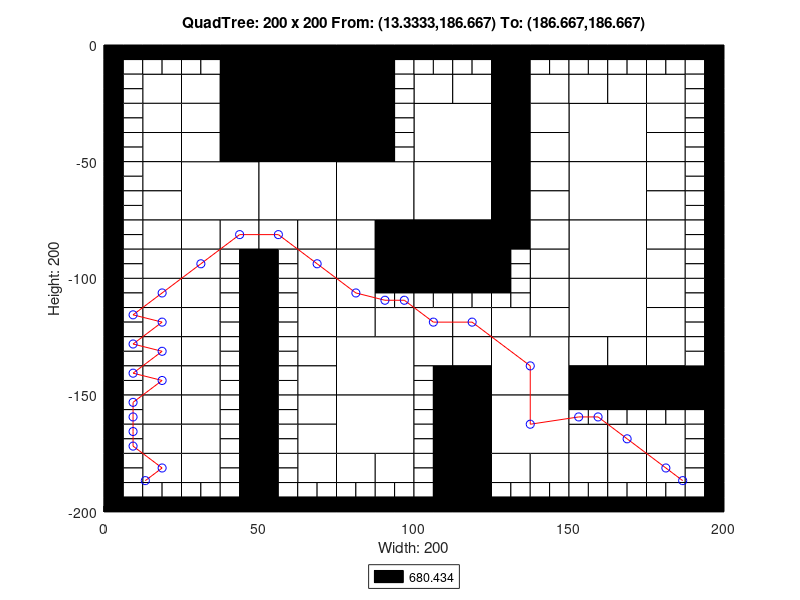

Here is the MATLAB script that generated this plot:
axis([0 200 -200 0]);
title('QuadTree: 200 x 200 From: (13.3333,186.667) To: (186.667,186.667)');
xlabel('Width: 200');
ylabel('Height: 200');
rectangle('Position',[50 -25 25 25], 'FaceColor',[0 0 0]);
rectangle('Position',[50 -50 25 25], 'FaceColor',[0 0 0]);
rectangle('Position',[25 -75 25 25], 'FaceColor',[1 1 1]);
rectangle('Position',[50 -75 25 25], 'FaceColor',[1 1 1]);
rectangle('Position',[75 -75 25 25], 'FaceColor',[1 1 1]);
rectangle('Position',[100 -50 25 25], 'FaceColor',[1 1 1]);
rectangle('Position',[150 -50 25 25], 'FaceColor',[1 1 1]);
rectangle('Position',[100 -75 25 25], 'FaceColor',[1 1 1]);
rectangle('Position',[100 -100 25 25], 'FaceColor',[0 0 0]);
rectangle('Position',[150 -75 25 25], 'FaceColor',[1 1 1]);
rectangle('Position',[150 -100 25 25], 'FaceColor',[1 1 1]);
rectangle('Position',[75 -150 25 25], 'FaceColor',[1 1 1]);
rectangle('Position',[75 -175 25 25], 'FaceColor',[1 1 1]);
rectangle('Position',[125 -150 25 25], 'FaceColor',[1 1 1]);
rectangle('Position',[150 -125 25 25], 'FaceColor',[1 1 1]);
rectangle('Position',[125 -175 25 25], 'FaceColor',[1 1 1]);
rectangle('Position',[12.5 -25 12.5 12.5], 'FaceColor',[1 1 1]);
rectangle('Position',[37.5 -12.5 12.5 12.5], 'FaceColor',[0 0 0]);
rectangle('Position',[25 -25 12.5 12.5], 'FaceColor',[1 1 1]);
rectangle('Position',[37.5 -25 12.5 12.5], 'FaceColor',[0 0 0]);
rectangle('Position',[12.5 -37.5 12.5 12.5], 'FaceColor',[1 1 1]);
rectangle('Position',[12.5 -50 12.5 12.5], 'FaceColor',[1 1 1]);
rectangle('Position',[25 -37.5 12.5 12.5], 'FaceColor',[1 1 1]);
rectangle('Position',[37.5 -37.5 12.5 12.5], 'FaceColor',[0 0 0]);
rectangle('Position',[25 -50 12.5 12.5], 'FaceColor',[1 1 1]);
rectangle('Position',[37.5 -50 12.5 12.5], 'FaceColor',[0 0 0]);
rectangle('Position',[75 -12.5 12.5 12.5], 'FaceColor',[0 0 0]);
rectangle('Position',[75 -25 12.5 12.5], 'FaceColor',[0 0 0]);
rectangle('Position',[75 -37.5 12.5 12.5], 'FaceColor',[0 0 0]);
rectangle('Position',[75 -50 12.5 12.5], 'FaceColor',[0 0 0]);
rectangle('Position',[12.5 -62.5 12.5 12.5], 'FaceColor',[1 1 1]);
rectangle('Position',[12.5 -75 12.5 12.5], 'FaceColor',[1 1 1]);
rectangle('Position',[12.5 -87.5 12.5 12.5], 'FaceColor',[1 1 1]);
rectangle('Position',[12.5 -100 12.5 12.5], 'FaceColor',[1 1 1]);
rectangle('Position',[25 -87.5 12.5 12.5], 'FaceColor',[1 1 1]);
rectangle('Position',[37.5 -87.5 12.5 12.5], 'FaceColor',[1 1 1]);
rectangle('Position',[25 -100 12.5 12.5], 'FaceColor',[1 1 1]);
rectangle('Position',[50 -87.5 12.5 12.5], 'FaceColor',[1 1 1]);
rectangle('Position',[62.5 -87.5 12.5 12.5], 'FaceColor',[1 1 1]);
rectangle('Position',[62.5 -100 12.5 12.5], 'FaceColor',[1 1 1]);
rectangle('Position',[75 -87.5 12.5 12.5], 'FaceColor',[1 1 1]);
rectangle('Position',[87.5 -87.5 12.5 12.5], 'FaceColor',[0 0 0]);
rectangle('Position',[75 -100 12.5 12.5], 'FaceColor',[1 1 1]);
rectangle('Position',[87.5 -100 12.5 12.5], 'FaceColor',[0 0 0]);
rectangle('Position',[100 -25 12.5 12.5], 'FaceColor',[1 1 1]);
rectangle('Position',[112.5 -25 12.5 12.5], 'FaceColor',[1 1 1]);
rectangle('Position',[125 -12.5 12.5 12.5], 'FaceColor',[0 0 0]);
rectangle('Position',[125 -25 12.5 12.5], 'FaceColor',[0 0 0]);
rectangle('Position',[137.5 -25 12.5 12.5], 'FaceColor',[1 1 1]);
rectangle('Position',[125 -37.5 12.5 12.5], 'FaceColor',[0 0 0]);
rectangle('Position',[137.5 -37.5 12.5 12.5], 'FaceColor',[1 1 1]);
rectangle('Position',[125 -50 12.5 12.5], 'FaceColor',[0 0 0]);
rectangle('Position',[137.5 -50 12.5 12.5], 'FaceColor',[1 1 1]);
rectangle('Position',[150 -25 12.5 12.5], 'FaceColor',[1 1 1]);
rectangle('Position',[162.5 -25 12.5 12.5], 'FaceColor',[1 1 1]);
rectangle('Position',[175 -25 12.5 12.5], 'FaceColor',[1 1 1]);
rectangle('Position',[175 -37.5 12.5 12.5], 'FaceColor',[1 1 1]);
rectangle('Position',[175 -50 12.5 12.5], 'FaceColor',[1 1 1]);
rectangle('Position',[125 -62.5 12.5 12.5], 'FaceColor',[0 0 0]);
rectangle('Position',[137.5 -62.5 12.5 12.5], 'FaceColor',[1 1 1]);
rectangle('Position',[125 -75 12.5 12.5], 'FaceColor',[0 0 0]);
rectangle('Position',[137.5 -75 12.5 12.5], 'FaceColor',[1 1 1]);
rectangle('Position',[125 -87.5 12.5 12.5], 'FaceColor',[0 0 0]);
rectangle('Position',[137.5 -87.5 12.5 12.5], 'FaceColor',[1 1 1]);
rectangle('Position',[137.5 -100 12.5 12.5], 'FaceColor',[1 1 1]);
rectangle('Position',[175 -62.5 12.5 12.5], 'FaceColor',[1 1 1]);
rectangle('Position',[175 -75 12.5 12.5], 'FaceColor',[1 1 1]);
rectangle('Position',[175 -87.5 12.5 12.5], 'FaceColor',[1 1 1]);
rectangle('Position',[175 -100 12.5 12.5], 'FaceColor',[1 1 1]);
rectangle('Position',[12.5 -112.5 12.5 12.5], 'FaceColor',[1 1 1]);
rectangle('Position',[12.5 -125 12.5 12.5], 'FaceColor',[1 1 1]);
rectangle('Position',[25 -112.5 12.5 12.5], 'FaceColor',[1 1 1]);
rectangle('Position',[25 -125 12.5 12.5], 'FaceColor',[1 1 1]);
rectangle('Position',[12.5 -137.5 12.5 12.5], 'FaceColor',[1 1 1]);
rectangle('Position',[12.5 -150 12.5 12.5], 'FaceColor',[1 1 1]);
rectangle('Position',[25 -137.5 12.5 12.5], 'FaceColor',[1 1 1]);
rectangle('Position',[25 -150 12.5 12.5], 'FaceColor',[1 1 1]);
rectangle('Position',[62.5 -112.5 12.5 12.5], 'FaceColor',[1 1 1]);
rectangle('Position',[62.5 -125 12.5 12.5], 'FaceColor',[1 1 1]);
rectangle('Position',[75 -112.5 12.5 12.5], 'FaceColor',[1 1 1]);
rectangle('Position',[75 -125 12.5 12.5], 'FaceColor',[1 1 1]);
rectangle('Position',[87.5 -125 12.5 12.5], 'FaceColor',[1 1 1]);
rectangle('Position',[62.5 -137.5 12.5 12.5], 'FaceColor',[1 1 1]);
rectangle('Position',[62.5 -150 12.5 12.5], 'FaceColor',[1 1 1]);
rectangle('Position',[12.5 -162.5 12.5 12.5], 'FaceColor',[1 1 1]);
rectangle('Position',[12.5 -175 12.5 12.5], 'FaceColor',[1 1 1]);
rectangle('Position',[25 -162.5 12.5 12.5], 'FaceColor',[1 1 1]);
rectangle('Position',[25 -175 12.5 12.5], 'FaceColor',[1 1 1]);
rectangle('Position',[12.5 -187.5 12.5 12.5], 'FaceColor',[1 1 1]);
rectangle('Position',[25 -187.5 12.5 12.5], 'FaceColor',[1 1 1]);
rectangle('Position',[62.5 -162.5 12.5 12.5], 'FaceColor',[1 1 1]);
rectangle('Position',[62.5 -175 12.5 12.5], 'FaceColor',[1 1 1]);
rectangle('Position',[62.5 -187.5 12.5 12.5], 'FaceColor',[1 1 1]);
rectangle('Position',[75 -187.5 12.5 12.5], 'FaceColor',[1 1 1]);
rectangle('Position',[87.5 -187.5 12.5 12.5], 'FaceColor',[1 1 1]);
rectangle('Position',[100 -125 12.5 12.5], 'FaceColor',[1 1 1]);
rectangle('Position',[112.5 -125 12.5 12.5], 'FaceColor',[1 1 1]);
rectangle('Position',[137.5 -112.5 12.5 12.5], 'FaceColor',[1 1 1]);
rectangle('Position',[125 -125 12.5 12.5], 'FaceColor',[1 1 1]);
rectangle('Position',[137.5 -125 12.5 12.5], 'FaceColor',[1 1 1]);
rectangle('Position',[100 -137.5 12.5 12.5], 'FaceColor',[1 1 1]);
rectangle('Position',[112.5 -137.5 12.5 12.5], 'FaceColor',[1 1 1]);
rectangle('Position',[112.5 -150 12.5 12.5], 'FaceColor',[0 0 0]);
rectangle('Position',[175 -112.5 12.5 12.5], 'FaceColor',[1 1 1]);
rectangle('Position',[175 -125 12.5 12.5], 'FaceColor',[1 1 1]);
rectangle('Position',[150 -137.5 12.5 12.5], 'FaceColor',[1 1 1]);
rectangle('Position',[162.5 -137.5 12.5 12.5], 'FaceColor',[1 1 1]);
rectangle('Position',[150 -150 12.5 12.5], 'FaceColor',[0 0 0]);
rectangle('Position',[162.5 -150 12.5 12.5], 'FaceColor',[0 0 0]);
rectangle('Position',[175 -137.5 12.5 12.5], 'FaceColor',[1 1 1]);
rectangle('Position',[175 -150 12.5 12.5], 'FaceColor',[0 0 0]);
rectangle('Position',[187.5 -150 12.5 12.5], 'FaceColor',[0 0 0]);
rectangle('Position',[112.5 -162.5 12.5 12.5], 'FaceColor',[0 0 0]);
rectangle('Position',[112.5 -175 12.5 12.5], 'FaceColor',[0 0 0]);
rectangle('Position',[112.5 -187.5 12.5 12.5], 'FaceColor',[0 0 0]);
rectangle('Position',[112.5 -200 12.5 12.5], 'FaceColor',[0 0 0]);
rectangle('Position',[125 -187.5 12.5 12.5], 'FaceColor',[1 1 1]);
rectangle('Position',[137.5 -187.5 12.5 12.5], 'FaceColor',[1 1 1]);
rectangle('Position',[150 -175 12.5 12.5], 'FaceColor',[1 1 1]);
rectangle('Position',[162.5 -175 12.5 12.5], 'FaceColor',[1 1 1]);
rectangle('Position',[175 -175 12.5 12.5], 'FaceColor',[1 1 1]);
rectangle('Position',[150 -187.5 12.5 12.5], 'FaceColor',[1 1 1]);
rectangle('Position',[162.5 -187.5 12.5 12.5], 'FaceColor',[1 1 1]);
rectangle('Position',[175 -187.5 12.5 12.5], 'FaceColor',[1 1 1]);
rectangle('Position',[0 -6.25 6.25 6.25], 'FaceColor',[0 0 0]);
rectangle('Position',[6.25 -6.25 6.25 6.25], 'FaceColor',[0 0 0]);
rectangle('Position',[0 -12.5 6.25 6.25], 'FaceColor',[0 0 0]);
rectangle('Position',[6.25 -12.5 6.25 6.25], 'FaceColor',[1 1 1]);
rectangle('Position',[12.5 -6.25 6.25 6.25], 'FaceColor',[0 0 0]);
rectangle('Position',[18.75 -6.25 6.25 6.25], 'FaceColor',[0 0 0]);
rectangle('Position',[12.5 -12.5 6.25 6.25], 'FaceColor',[1 1 1]);
rectangle('Position',[18.75 -12.5 6.25 6.25], 'FaceColor',[1 1 1]);
rectangle('Position',[0 -18.75 6.25 6.25], 'FaceColor',[0 0 0]);
rectangle('Position',[6.25 -18.75 6.25 6.25], 'FaceColor',[1 1 1]);
rectangle('Position',[0 -25 6.25 6.25], 'FaceColor',[0 0 0]);
rectangle('Position',[6.25 -25 6.25 6.25], 'FaceColor',[1 1 1]);
rectangle('Position',[25 -6.25 6.25 6.25], 'FaceColor',[0 0 0]);
rectangle('Position',[31.25 -6.25 6.25 6.25], 'FaceColor',[0 0 0]);
rectangle('Position',[25 -12.5 6.25 6.25], 'FaceColor',[1 1 1]);
rectangle('Position',[31.25 -12.5 6.25 6.25], 'FaceColor',[1 1 1]);
rectangle('Position',[0 -31.25 6.25 6.25], 'FaceColor',[0 0 0]);
rectangle('Position',[6.25 -31.25 6.25 6.25], 'FaceColor',[1 1 1]);
rectangle('Position',[0 -37.5 6.25 6.25], 'FaceColor',[0 0 0]);
rectangle('Position',[6.25 -37.5 6.25 6.25], 'FaceColor',[1 1 1]);
rectangle('Position',[0 -43.75 6.25 6.25], 'FaceColor',[0 0 0]);
rectangle('Position',[6.25 -43.75 6.25 6.25], 'FaceColor',[1 1 1]);
rectangle('Position',[0 -50 6.25 6.25], 'FaceColor',[0 0 0]);
rectangle('Position',[6.25 -50 6.25 6.25], 'FaceColor',[1 1 1]);
rectangle('Position',[87.5 -6.25 6.25 6.25], 'FaceColor',[0 0 0]);
rectangle('Position',[93.75 -6.25 6.25 6.25], 'FaceColor',[0 0 0]);
rectangle('Position',[87.5 -12.5 6.25 6.25], 'FaceColor',[0 0 0]);
rectangle('Position',[93.75 -12.5 6.25 6.25], 'FaceColor',[1 1 1]);
rectangle('Position',[87.5 -18.75 6.25 6.25], 'FaceColor',[0 0 0]);
rectangle('Position',[93.75 -18.75 6.25 6.25], 'FaceColor',[1 1 1]);
rectangle('Position',[87.5 -25 6.25 6.25], 'FaceColor',[0 0 0]);
rectangle('Position',[93.75 -25 6.25 6.25], 'FaceColor',[1 1 1]);
rectangle('Position',[87.5 -31.25 6.25 6.25], 'FaceColor',[0 0 0]);
rectangle('Position',[93.75 -31.25 6.25 6.25], 'FaceColor',[1 1 1]);
rectangle('Position',[87.5 -37.5 6.25 6.25], 'FaceColor',[0 0 0]);
rectangle('Position',[93.75 -37.5 6.25 6.25], 'FaceColor',[1 1 1]);
rectangle('Position',[87.5 -43.75 6.25 6.25], 'FaceColor',[0 0 0]);
rectangle('Position',[93.75 -43.75 6.25 6.25], 'FaceColor',[1 1 1]);
rectangle('Position',[87.5 -50 6.25 6.25], 'FaceColor',[0 0 0]);
rectangle('Position',[93.75 -50 6.25 6.25], 'FaceColor',[1 1 1]);
rectangle('Position',[0 -56.25 6.25 6.25], 'FaceColor',[0 0 0]);
rectangle('Position',[6.25 -56.25 6.25 6.25], 'FaceColor',[1 1 1]);
rectangle('Position',[0 -62.5 6.25 6.25], 'FaceColor',[0 0 0]);
rectangle('Position',[6.25 -62.5 6.25 6.25], 'FaceColor',[1 1 1]);
rectangle('Position',[0 -68.75 6.25 6.25], 'FaceColor',[0 0 0]);
rectangle('Position',[6.25 -68.75 6.25 6.25], 'FaceColor',[1 1 1]);
rectangle('Position',[0 -75 6.25 6.25], 'FaceColor',[0 0 0]);
rectangle('Position',[6.25 -75 6.25 6.25], 'FaceColor',[1 1 1]);
rectangle('Position',[0 -81.25 6.25 6.25], 'FaceColor',[0 0 0]);
rectangle('Position',[6.25 -81.25 6.25 6.25], 'FaceColor',[1 1 1]);
rectangle('Position',[0 -87.5 6.25 6.25], 'FaceColor',[0 0 0]);
rectangle('Position',[6.25 -87.5 6.25 6.25], 'FaceColor',[1 1 1]);
rectangle('Position',[0 -93.75 6.25 6.25], 'FaceColor',[0 0 0]);
rectangle('Position',[6.25 -93.75 6.25 6.25], 'FaceColor',[1 1 1]);
rectangle('Position',[0 -100 6.25 6.25], 'FaceColor',[0 0 0]);
rectangle('Position',[6.25 -100 6.25 6.25], 'FaceColor',[1 1 1]);
rectangle('Position',[37.5 -93.75 6.25 6.25], 'FaceColor',[1 1 1]);
rectangle('Position',[43.75 -93.75 6.25 6.25], 'FaceColor',[0 0 0]);
rectangle('Position',[37.5 -100 6.25 6.25], 'FaceColor',[1 1 1]);
rectangle('Position',[43.75 -100 6.25 6.25], 'FaceColor',[0 0 0]);
rectangle('Position',[50 -93.75 6.25 6.25], 'FaceColor',[0 0 0]);
rectangle('Position',[56.25 -93.75 6.25 6.25], 'FaceColor',[1 1 1]);
rectangle('Position',[50 -100 6.25 6.25], 'FaceColor',[0 0 0]);
rectangle('Position',[56.25 -100 6.25 6.25], 'FaceColor',[1 1 1]);
rectangle('Position',[100 -6.25 6.25 6.25], 'FaceColor',[0 0 0]);
rectangle('Position',[106.25 -6.25 6.25 6.25], 'FaceColor',[0 0 0]);
rectangle('Position',[100 -12.5 6.25 6.25], 'FaceColor',[1 1 1]);
rectangle('Position',[106.25 -12.5 6.25 6.25], 'FaceColor',[1 1 1]);
rectangle('Position',[112.5 -6.25 6.25 6.25], 'FaceColor',[0 0 0]);
rectangle('Position',[118.75 -6.25 6.25 6.25], 'FaceColor',[0 0 0]);
rectangle('Position',[112.5 -12.5 6.25 6.25], 'FaceColor',[1 1 1]);
rectangle('Position',[118.75 -12.5 6.25 6.25], 'FaceColor',[1 1 1]);
rectangle('Position',[137.5 -6.25 6.25 6.25], 'FaceColor',[0 0 0]);
rectangle('Position',[143.75 -6.25 6.25 6.25], 'FaceColor',[0 0 0]);
rectangle('Position',[137.5 -12.5 6.25 6.25], 'FaceColor',[1 1 1]);
rectangle('Position',[143.75 -12.5 6.25 6.25], 'FaceColor',[1 1 1]);
rectangle('Position',[150 -6.25 6.25 6.25], 'FaceColor',[0 0 0]);
rectangle('Position',[156.25 -6.25 6.25 6.25], 'FaceColor',[0 0 0]);
rectangle('Position',[150 -12.5 6.25 6.25], 'FaceColor',[1 1 1]);
rectangle('Position',[156.25 -12.5 6.25 6.25], 'FaceColor',[1 1 1]);
rectangle('Position',[162.5 -6.25 6.25 6.25], 'FaceColor',[0 0 0]);
rectangle('Position',[168.75 -6.25 6.25 6.25], 'FaceColor',[0 0 0]);
rectangle('Position',[162.5 -12.5 6.25 6.25], 'FaceColor',[1 1 1]);
rectangle('Position',[168.75 -12.5 6.25 6.25], 'FaceColor',[1 1 1]);
rectangle('Position',[175 -6.25 6.25 6.25], 'FaceColor',[0 0 0]);
rectangle('Position',[181.25 -6.25 6.25 6.25], 'FaceColor',[0 0 0]);
rectangle('Position',[175 -12.5 6.25 6.25], 'FaceColor',[1 1 1]);
rectangle('Position',[181.25 -12.5 6.25 6.25], 'FaceColor',[1 1 1]);
rectangle('Position',[187.5 -6.25 6.25 6.25], 'FaceColor',[0 0 0]);
rectangle('Position',[193.75 -6.25 6.25 6.25], 'FaceColor',[0 0 0]);
rectangle('Position',[187.5 -12.5 6.25 6.25], 'FaceColor',[1 1 1]);
rectangle('Position',[193.75 -12.5 6.25 6.25], 'FaceColor',[0 0 0]);
rectangle('Position',[187.5 -18.75 6.25 6.25], 'FaceColor',[1 1 1]);
rectangle('Position',[193.75 -18.75 6.25 6.25], 'FaceColor',[0 0 0]);
rectangle('Position',[187.5 -25 6.25 6.25], 'FaceColor',[1 1 1]);
rectangle('Position',[193.75 -25 6.25 6.25], 'FaceColor',[0 0 0]);
rectangle('Position',[187.5 -31.25 6.25 6.25], 'FaceColor',[1 1 1]);
rectangle('Position',[193.75 -31.25 6.25 6.25], 'FaceColor',[0 0 0]);
rectangle('Position',[187.5 -37.5 6.25 6.25], 'FaceColor',[1 1 1]);
rectangle('Position',[193.75 -37.5 6.25 6.25], 'FaceColor',[0 0 0]);
rectangle('Position',[187.5 -43.75 6.25 6.25], 'FaceColor',[1 1 1]);
rectangle('Position',[193.75 -43.75 6.25 6.25], 'FaceColor',[0 0 0]);
rectangle('Position',[187.5 -50 6.25 6.25], 'FaceColor',[1 1 1]);
rectangle('Position',[193.75 -50 6.25 6.25], 'FaceColor',[0 0 0]);
rectangle('Position',[125 -93.75 6.25 6.25], 'FaceColor',[0 0 0]);
rectangle('Position',[131.25 -93.75 6.25 6.25], 'FaceColor',[1 1 1]);
rectangle('Position',[125 -100 6.25 6.25], 'FaceColor',[0 0 0]);
rectangle('Position',[131.25 -100 6.25 6.25], 'FaceColor',[1 1 1]);
rectangle('Position',[187.5 -56.25 6.25 6.25], 'FaceColor',[1 1 1]);
rectangle('Position',[193.75 -56.25 6.25 6.25], 'FaceColor',[0 0 0]);
rectangle('Position',[187.5 -62.5 6.25 6.25], 'FaceColor',[1 1 1]);
rectangle('Position',[193.75 -62.5 6.25 6.25], 'FaceColor',[0 0 0]);
rectangle('Position',[187.5 -68.75 6.25 6.25], 'FaceColor',[1 1 1]);
rectangle('Position',[193.75 -68.75 6.25 6.25], 'FaceColor',[0 0 0]);
rectangle('Position',[187.5 -75 6.25 6.25], 'FaceColor',[1 1 1]);
rectangle('Position',[193.75 -75 6.25 6.25], 'FaceColor',[0 0 0]);
rectangle('Position',[187.5 -81.25 6.25 6.25], 'FaceColor',[1 1 1]);
rectangle('Position',[193.75 -81.25 6.25 6.25], 'FaceColor',[0 0 0]);
rectangle('Position',[187.5 -87.5 6.25 6.25], 'FaceColor',[1 1 1]);
rectangle('Position',[193.75 -87.5 6.25 6.25], 'FaceColor',[0 0 0]);
rectangle('Position',[187.5 -93.75 6.25 6.25], 'FaceColor',[1 1 1]);
rectangle('Position',[193.75 -93.75 6.25 6.25], 'FaceColor',[0 0 0]);
rectangle('Position',[187.5 -100 6.25 6.25], 'FaceColor',[1 1 1]);
rectangle('Position',[193.75 -100 6.25 6.25], 'FaceColor',[0 0 0]);
rectangle('Position',[0 -106.25 6.25 6.25], 'FaceColor',[0 0 0]);
rectangle('Position',[6.25 -106.25 6.25 6.25], 'FaceColor',[1 1 1]);
rectangle('Position',[0 -112.5 6.25 6.25], 'FaceColor',[0 0 0]);
rectangle('Position',[6.25 -112.5 6.25 6.25], 'FaceColor',[1 1 1]);
rectangle('Position',[0 -118.75 6.25 6.25], 'FaceColor',[0 0 0]);
rectangle('Position',[6.25 -118.75 6.25 6.25], 'FaceColor',[1 1 1]);
rectangle('Position',[0 -125 6.25 6.25], 'FaceColor',[0 0 0]);
rectangle('Position',[6.25 -125 6.25 6.25], 'FaceColor',[1 1 1]);
rectangle('Position',[37.5 -106.25 6.25 6.25], 'FaceColor',[1 1 1]);
rectangle('Position',[43.75 -106.25 6.25 6.25], 'FaceColor',[0 0 0]);
rectangle('Position',[37.5 -112.5 6.25 6.25], 'FaceColor',[1 1 1]);
rectangle('Position',[43.75 -112.5 6.25 6.25], 'FaceColor',[0 0 0]);
rectangle('Position',[37.5 -118.75 6.25 6.25], 'FaceColor',[1 1 1]);
rectangle('Position',[43.75 -118.75 6.25 6.25], 'FaceColor',[0 0 0]);
rectangle('Position',[37.5 -125 6.25 6.25], 'FaceColor',[1 1 1]);
rectangle('Position',[43.75 -125 6.25 6.25], 'FaceColor',[0 0 0]);
rectangle('Position',[0 -131.25 6.25 6.25], 'FaceColor',[0 0 0]);
rectangle('Position',[6.25 -131.25 6.25 6.25], 'FaceColor',[1 1 1]);
rectangle('Position',[0 -137.5 6.25 6.25], 'FaceColor',[0 0 0]);
rectangle('Position',[6.25 -137.5 6.25 6.25], 'FaceColor',[1 1 1]);
rectangle('Position',[0 -143.75 6.25 6.25], 'FaceColor',[0 0 0]);
rectangle('Position',[6.25 -143.75 6.25 6.25], 'FaceColor',[1 1 1]);
rectangle('Position',[0 -150 6.25 6.25], 'FaceColor',[0 0 0]);
rectangle('Position',[6.25 -150 6.25 6.25], 'FaceColor',[1 1 1]);
rectangle('Position',[37.5 -131.25 6.25 6.25], 'FaceColor',[1 1 1]);
rectangle('Position',[43.75 -131.25 6.25 6.25], 'FaceColor',[0 0 0]);
rectangle('Position',[37.5 -137.5 6.25 6.25], 'FaceColor',[1 1 1]);
rectangle('Position',[43.75 -137.5 6.25 6.25], 'FaceColor',[0 0 0]);
rectangle('Position',[37.5 -143.75 6.25 6.25], 'FaceColor',[1 1 1]);
rectangle('Position',[43.75 -143.75 6.25 6.25], 'FaceColor',[0 0 0]);
rectangle('Position',[37.5 -150 6.25 6.25], 'FaceColor',[1 1 1]);
rectangle('Position',[43.75 -150 6.25 6.25], 'FaceColor',[0 0 0]);
rectangle('Position',[50 -106.25 6.25 6.25], 'FaceColor',[0 0 0]);
rectangle('Position',[56.25 -106.25 6.25 6.25], 'FaceColor',[1 1 1]);
rectangle('Position',[50 -112.5 6.25 6.25], 'FaceColor',[0 0 0]);
rectangle('Position',[56.25 -112.5 6.25 6.25], 'FaceColor',[1 1 1]);
rectangle('Position',[50 -118.75 6.25 6.25], 'FaceColor',[0 0 0]);
rectangle('Position',[56.25 -118.75 6.25 6.25], 'FaceColor',[1 1 1]);
rectangle('Position',[50 -125 6.25 6.25], 'FaceColor',[0 0 0]);
rectangle('Position',[56.25 -125 6.25 6.25], 'FaceColor',[1 1 1]);
rectangle('Position',[87.5 -106.25 6.25 6.25], 'FaceColor',[0 0 0]);
rectangle('Position',[93.75 -106.25 6.25 6.25], 'FaceColor',[0 0 0]);
rectangle('Position',[87.5 -112.5 6.25 6.25], 'FaceColor',[1 1 1]);
rectangle('Position',[93.75 -112.5 6.25 6.25], 'FaceColor',[1 1 1]);
rectangle('Position',[50 -131.25 6.25 6.25], 'FaceColor',[0 0 0]);
rectangle('Position',[56.25 -131.25 6.25 6.25], 'FaceColor',[1 1 1]);
rectangle('Position',[50 -137.5 6.25 6.25], 'FaceColor',[0 0 0]);
rectangle('Position',[56.25 -137.5 6.25 6.25], 'FaceColor',[1 1 1]);
rectangle('Position',[50 -143.75 6.25 6.25], 'FaceColor',[0 0 0]);
rectangle('Position',[56.25 -143.75 6.25 6.25], 'FaceColor',[1 1 1]);
rectangle('Position',[50 -150 6.25 6.25], 'FaceColor',[0 0 0]);
rectangle('Position',[56.25 -150 6.25 6.25], 'FaceColor',[1 1 1]);
rectangle('Position',[0 -156.25 6.25 6.25], 'FaceColor',[0 0 0]);
rectangle('Position',[6.25 -156.25 6.25 6.25], 'FaceColor',[1 1 1]);
rectangle('Position',[0 -162.5 6.25 6.25], 'FaceColor',[0 0 0]);
rectangle('Position',[6.25 -162.5 6.25 6.25], 'FaceColor',[1 1 1]);
rectangle('Position',[0 -168.75 6.25 6.25], 'FaceColor',[0 0 0]);
rectangle('Position',[6.25 -168.75 6.25 6.25], 'FaceColor',[1 1 1]);
rectangle('Position',[0 -175 6.25 6.25], 'FaceColor',[0 0 0]);
rectangle('Position',[6.25 -175 6.25 6.25], 'FaceColor',[1 1 1]);
rectangle('Position',[37.5 -156.25 6.25 6.25], 'FaceColor',[1 1 1]);
rectangle('Position',[43.75 -156.25 6.25 6.25], 'FaceColor',[0 0 0]);
rectangle('Position',[37.5 -162.5 6.25 6.25], 'FaceColor',[1 1 1]);
rectangle('Position',[43.75 -162.5 6.25 6.25], 'FaceColor',[0 0 0]);
rectangle('Position',[37.5 -168.75 6.25 6.25], 'FaceColor',[1 1 1]);
rectangle('Position',[43.75 -168.75 6.25 6.25], 'FaceColor',[0 0 0]);
rectangle('Position',[37.5 -175 6.25 6.25], 'FaceColor',[1 1 1]);
rectangle('Position',[43.75 -175 6.25 6.25], 'FaceColor',[0 0 0]);
rectangle('Position',[0 -181.25 6.25 6.25], 'FaceColor',[0 0 0]);
rectangle('Position',[6.25 -181.25 6.25 6.25], 'FaceColor',[1 1 1]);
rectangle('Position',[0 -187.5 6.25 6.25], 'FaceColor',[0 0 0]);
rectangle('Position',[6.25 -187.5 6.25 6.25], 'FaceColor',[1 1 1]);
rectangle('Position',[0 -193.75 6.25 6.25], 'FaceColor',[0 0 0]);
rectangle('Position',[6.25 -193.75 6.25 6.25], 'FaceColor',[1 1 1]);
rectangle('Position',[0 -200 6.25 6.25], 'FaceColor',[0 0 0]);
rectangle('Position',[6.25 -200 6.25 6.25], 'FaceColor',[0 0 0]);
rectangle('Position',[12.5 -193.75 6.25 6.25], 'FaceColor',[1 1 1]);
rectangle('Position',[18.75 -193.75 6.25 6.25], 'FaceColor',[1 1 1]);
rectangle('Position',[12.5 -200 6.25 6.25], 'FaceColor',[0 0 0]);
rectangle('Position',[18.75 -200 6.25 6.25], 'FaceColor',[0 0 0]);
rectangle('Position',[37.5 -181.25 6.25 6.25], 'FaceColor',[1 1 1]);
rectangle('Position',[43.75 -181.25 6.25 6.25], 'FaceColor',[0 0 0]);
rectangle('Position',[37.5 -187.5 6.25 6.25], 'FaceColor',[1 1 1]);
rectangle('Position',[43.75 -187.5 6.25 6.25], 'FaceColor',[0 0 0]);
rectangle('Position',[25 -193.75 6.25 6.25], 'FaceColor',[1 1 1]);
rectangle('Position',[31.25 -193.75 6.25 6.25], 'FaceColor',[1 1 1]);
rectangle('Position',[25 -200 6.25 6.25], 'FaceColor',[0 0 0]);
rectangle('Position',[31.25 -200 6.25 6.25], 'FaceColor',[0 0 0]);
rectangle('Position',[37.5 -193.75 6.25 6.25], 'FaceColor',[1 1 1]);
rectangle('Position',[43.75 -193.75 6.25 6.25], 'FaceColor',[0 0 0]);
rectangle('Position',[37.5 -200 6.25 6.25], 'FaceColor',[0 0 0]);
rectangle('Position',[43.75 -200 6.25 6.25], 'FaceColor',[0 0 0]);
rectangle('Position',[50 -156.25 6.25 6.25], 'FaceColor',[0 0 0]);
rectangle('Position',[56.25 -156.25 6.25 6.25], 'FaceColor',[1 1 1]);
rectangle('Position',[50 -162.5 6.25 6.25], 'FaceColor',[0 0 0]);
rectangle('Position',[56.25 -162.5 6.25 6.25], 'FaceColor',[1 1 1]);
rectangle('Position',[50 -168.75 6.25 6.25], 'FaceColor',[0 0 0]);
rectangle('Position',[56.25 -168.75 6.25 6.25], 'FaceColor',[1 1 1]);
rectangle('Position',[50 -175 6.25 6.25], 'FaceColor',[0 0 0]);
rectangle('Position',[56.25 -175 6.25 6.25], 'FaceColor',[1 1 1]);
rectangle('Position',[50 -181.25 6.25 6.25], 'FaceColor',[0 0 0]);
rectangle('Position',[56.25 -181.25 6.25 6.25], 'FaceColor',[1 1 1]);
rectangle('Position',[50 -187.5 6.25 6.25], 'FaceColor',[0 0 0]);
rectangle('Position',[56.25 -187.5 6.25 6.25], 'FaceColor',[1 1 1]);
rectangle('Position',[50 -193.75 6.25 6.25], 'FaceColor',[0 0 0]);
rectangle('Position',[56.25 -193.75 6.25 6.25], 'FaceColor',[1 1 1]);
rectangle('Position',[50 -200 6.25 6.25], 'FaceColor',[0 0 0]);
rectangle('Position',[56.25 -200 6.25 6.25], 'FaceColor',[0 0 0]);
rectangle('Position',[62.5 -193.75 6.25 6.25], 'FaceColor',[1 1 1]);
rectangle('Position',[68.75 -193.75 6.25 6.25], 'FaceColor',[1 1 1]);
rectangle('Position',[62.5 -200 6.25 6.25], 'FaceColor',[0 0 0]);
rectangle('Position',[68.75 -200 6.25 6.25], 'FaceColor',[0 0 0]);
rectangle('Position',[75 -193.75 6.25 6.25], 'FaceColor',[1 1 1]);
rectangle('Position',[81.25 -193.75 6.25 6.25], 'FaceColor',[1 1 1]);
rectangle('Position',[75 -200 6.25 6.25], 'FaceColor',[0 0 0]);
rectangle('Position',[81.25 -200 6.25 6.25], 'FaceColor',[0 0 0]);
rectangle('Position',[87.5 -193.75 6.25 6.25], 'FaceColor',[1 1 1]);
rectangle('Position',[93.75 -193.75 6.25 6.25], 'FaceColor',[1 1 1]);
rectangle('Position',[87.5 -200 6.25 6.25], 'FaceColor',[0 0 0]);
rectangle('Position',[93.75 -200 6.25 6.25], 'FaceColor',[0 0 0]);
rectangle('Position',[100 -106.25 6.25 6.25], 'FaceColor',[0 0 0]);
rectangle('Position',[106.25 -106.25 6.25 6.25], 'FaceColor',[0 0 0]);
rectangle('Position',[100 -112.5 6.25 6.25], 'FaceColor',[1 1 1]);
rectangle('Position',[106.25 -112.5 6.25 6.25], 'FaceColor',[1 1 1]);
rectangle('Position',[112.5 -106.25 6.25 6.25], 'FaceColor',[0 0 0]);
rectangle('Position',[118.75 -106.25 6.25 6.25], 'FaceColor',[0 0 0]);
rectangle('Position',[112.5 -112.5 6.25 6.25], 'FaceColor',[1 1 1]);
rectangle('Position',[118.75 -112.5 6.25 6.25], 'FaceColor',[1 1 1]);
rectangle('Position',[125 -106.25 6.25 6.25], 'FaceColor',[0 0 0]);
rectangle('Position',[131.25 -106.25 6.25 6.25], 'FaceColor',[1 1 1]);
rectangle('Position',[125 -112.5 6.25 6.25], 'FaceColor',[1 1 1]);
rectangle('Position',[131.25 -112.5 6.25 6.25], 'FaceColor',[1 1 1]);
rectangle('Position',[100 -143.75 6.25 6.25], 'FaceColor',[1 1 1]);
rectangle('Position',[106.25 -143.75 6.25 6.25], 'FaceColor',[0 0 0]);
rectangle('Position',[100 -150 6.25 6.25], 'FaceColor',[1 1 1]);
rectangle('Position',[106.25 -150 6.25 6.25], 'FaceColor',[0 0 0]);
rectangle('Position',[187.5 -106.25 6.25 6.25], 'FaceColor',[1 1 1]);
rectangle('Position',[193.75 -106.25 6.25 6.25], 'FaceColor',[0 0 0]);
rectangle('Position',[187.5 -112.5 6.25 6.25], 'FaceColor',[1 1 1]);
rectangle('Position',[193.75 -112.5 6.25 6.25], 'FaceColor',[0 0 0]);
rectangle('Position',[187.5 -118.75 6.25 6.25], 'FaceColor',[1 1 1]);
rectangle('Position',[193.75 -118.75 6.25 6.25], 'FaceColor',[0 0 0]);
rectangle('Position',[187.5 -125 6.25 6.25], 'FaceColor',[1 1 1]);
rectangle('Position',[193.75 -125 6.25 6.25], 'FaceColor',[0 0 0]);
rectangle('Position',[187.5 -131.25 6.25 6.25], 'FaceColor',[1 1 1]);
rectangle('Position',[193.75 -131.25 6.25 6.25], 'FaceColor',[0 0 0]);
rectangle('Position',[187.5 -137.5 6.25 6.25], 'FaceColor',[1 1 1]);
rectangle('Position',[193.75 -137.5 6.25 6.25], 'FaceColor',[0 0 0]);
rectangle('Position',[100 -156.25 6.25 6.25], 'FaceColor',[1 1 1]);
rectangle('Position',[106.25 -156.25 6.25 6.25], 'FaceColor',[0 0 0]);
rectangle('Position',[100 -162.5 6.25 6.25], 'FaceColor',[1 1 1]);
rectangle('Position',[106.25 -162.5 6.25 6.25], 'FaceColor',[0 0 0]);
rectangle('Position',[100 -168.75 6.25 6.25], 'FaceColor',[1 1 1]);
rectangle('Position',[106.25 -168.75 6.25 6.25], 'FaceColor',[0 0 0]);
rectangle('Position',[100 -175 6.25 6.25], 'FaceColor',[1 1 1]);
rectangle('Position',[106.25 -175 6.25 6.25], 'FaceColor',[0 0 0]);
rectangle('Position',[100 -181.25 6.25 6.25], 'FaceColor',[1 1 1]);
rectangle('Position',[106.25 -181.25 6.25 6.25], 'FaceColor',[0 0 0]);
rectangle('Position',[100 -187.5 6.25 6.25], 'FaceColor',[1 1 1]);
rectangle('Position',[106.25 -187.5 6.25 6.25], 'FaceColor',[0 0 0]);
rectangle('Position',[100 -193.75 6.25 6.25], 'FaceColor',[1 1 1]);
rectangle('Position',[106.25 -193.75 6.25 6.25], 'FaceColor',[0 0 0]);
rectangle('Position',[100 -200 6.25 6.25], 'FaceColor',[0 0 0]);
rectangle('Position',[106.25 -200 6.25 6.25], 'FaceColor',[0 0 0]);
rectangle('Position',[125 -193.75 6.25 6.25], 'FaceColor',[1 1 1]);
rectangle('Position',[131.25 -193.75 6.25 6.25], 'FaceColor',[1 1 1]);
rectangle('Position',[125 -200 6.25 6.25], 'FaceColor',[0 0 0]);
rectangle('Position',[131.25 -200 6.25 6.25], 'FaceColor',[0 0 0]);
rectangle('Position',[137.5 -193.75 6.25 6.25], 'FaceColor',[1 1 1]);
rectangle('Position',[143.75 -193.75 6.25 6.25], 'FaceColor',[1 1 1]);
rectangle('Position',[137.5 -200 6.25 6.25], 'FaceColor',[0 0 0]);
rectangle('Position',[143.75 -200 6.25 6.25], 'FaceColor',[0 0 0]);
rectangle('Position',[150 -156.25 6.25 6.25], 'FaceColor',[0 0 0]);
rectangle('Position',[156.25 -156.25 6.25 6.25], 'FaceColor',[0 0 0]);
rectangle('Position',[150 -162.5 6.25 6.25], 'FaceColor',[1 1 1]);
rectangle('Position',[156.25 -162.5 6.25 6.25], 'FaceColor',[1 1 1]);
rectangle('Position',[162.5 -156.25 6.25 6.25], 'FaceColor',[0 0 0]);
rectangle('Position',[168.75 -156.25 6.25 6.25], 'FaceColor',[0 0 0]);
rectangle('Position',[162.5 -162.5 6.25 6.25], 'FaceColor',[1 1 1]);
rectangle('Position',[168.75 -162.5 6.25 6.25], 'FaceColor',[1 1 1]);
rectangle('Position',[175 -156.25 6.25 6.25], 'FaceColor',[0 0 0]);
rectangle('Position',[181.25 -156.25 6.25 6.25], 'FaceColor',[0 0 0]);
rectangle('Position',[175 -162.5 6.25 6.25], 'FaceColor',[1 1 1]);
rectangle('Position',[181.25 -162.5 6.25 6.25], 'FaceColor',[1 1 1]);
rectangle('Position',[187.5 -156.25 6.25 6.25], 'FaceColor',[0 0 0]);
rectangle('Position',[193.75 -156.25 6.25 6.25], 'FaceColor',[0 0 0]);
rectangle('Position',[187.5 -162.5 6.25 6.25], 'FaceColor',[1 1 1]);
rectangle('Position',[193.75 -162.5 6.25 6.25], 'FaceColor',[0 0 0]);
rectangle('Position',[187.5 -168.75 6.25 6.25], 'FaceColor',[1 1 1]);
rectangle('Position',[193.75 -168.75 6.25 6.25], 'FaceColor',[0 0 0]);
rectangle('Position',[187.5 -175 6.25 6.25], 'FaceColor',[1 1 1]);
rectangle('Position',[193.75 -175 6.25 6.25], 'FaceColor',[0 0 0]);
rectangle('Position',[150 -193.75 6.25 6.25], 'FaceColor',[1 1 1]);
rectangle('Position',[156.25 -193.75 6.25 6.25], 'FaceColor',[1 1 1]);
rectangle('Position',[150 -200 6.25 6.25], 'FaceColor',[0 0 0]);
rectangle('Position',[156.25 -200 6.25 6.25], 'FaceColor',[0 0 0]);
rectangle('Position',[162.5 -193.75 6.25 6.25], 'FaceColor',[1 1 1]);
rectangle('Position',[168.75 -193.75 6.25 6.25], 'FaceColor',[1 1 1]);
rectangle('Position',[162.5 -200 6.25 6.25], 'FaceColor',[0 0 0]);
rectangle('Position',[168.75 -200 6.25 6.25], 'FaceColor',[0 0 0]);
rectangle('Position',[187.5 -181.25 6.25 6.25], 'FaceColor',[1 1 1]);
rectangle('Position',[193.75 -181.25 6.25 6.25], 'FaceColor',[0 0 0]);
rectangle('Position',[187.5 -187.5 6.25 6.25], 'FaceColor',[1 1 1]);
rectangle('Position',[193.75 -187.5 6.25 6.25], 'FaceColor',[0 0 0]);
rectangle('Position',[175 -193.75 6.25 6.25], 'FaceColor',[1 1 1]);
rectangle('Position',[181.25 -193.75 6.25 6.25], 'FaceColor',[1 1 1]);
rectangle('Position',[175 -200 6.25 6.25], 'FaceColor',[0 0 0]);
rectangle('Position',[181.25 -200 6.25 6.25], 'FaceColor',[0 0 0]);
rectangle('Position',[187.5 -193.75 6.25 6.25], 'FaceColor',[1 1 1]);
rectangle('Position',[193.75 -193.75 6.25 6.25], 'FaceColor',[0 0 0]);
rectangle('Position',[187.5 -200 6.25 6.25], 'FaceColor',[0 0 0]);
rectangle('Position',[193.75 -200 6.25 6.25], 'FaceColor',[0 0 0]);
X=[186.667,181.25,168.75,159.375,153.125,137.5,137.5,118.75,106.25,96.875,90.625,81.25,68.75,56.25,43.75,31.25,18.75,9.375,18.75,9.375,18.75,9.375,18.75,9.375,9.375,9.375,9.375,18.75,13.3333];
Y=[-186.667,-181.25,-168.75,-159.375,-159.375,-162.5,-137.5,-118.75,-118.75,-109.375,-109.375,-106.25,-93.75,-81.25,-81.25,-93.75,-106.25,-115.625,-118.75,-128.125,-131.25,-140.625,-143.75,-153.125,-159.375,-165.625,-171.875,-181.25,-186.667];
hold on;
plot(X,Y,'r');
plot(X,Y,'bo');
legend('680.434','Location','southoutside');
